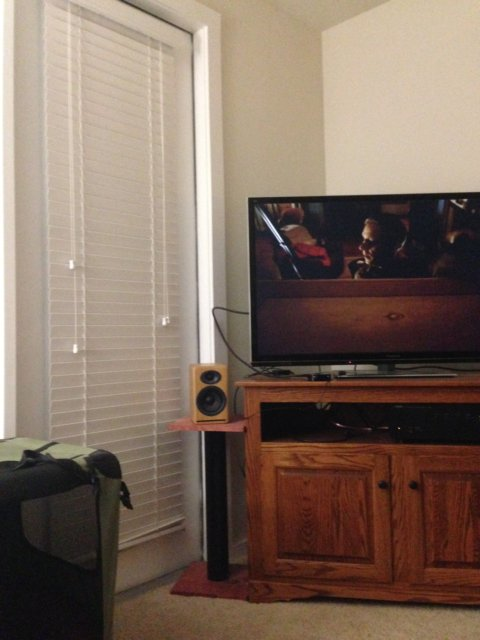
#> input picture room1.jpg, 480 x 640 px, given in place of Image.tif, which was not available
$ jupyter execute Degradation_Function.ipynb
#> lines starting #> are read from the running program, lines starting #| are printed output that depends on the picture; pictures that were not available may be replaced by others from this repository, and a replacement may not be noted
[cell 1]
import cv2
import numpy as np
import matplotlib.pyplot as plt
import math

[cell 2]
from google.colab import files
uploaded = files.upload()
#> the answer given: room1.jpg

[cell 3]
img=cv2.imread('Image.tif',0)
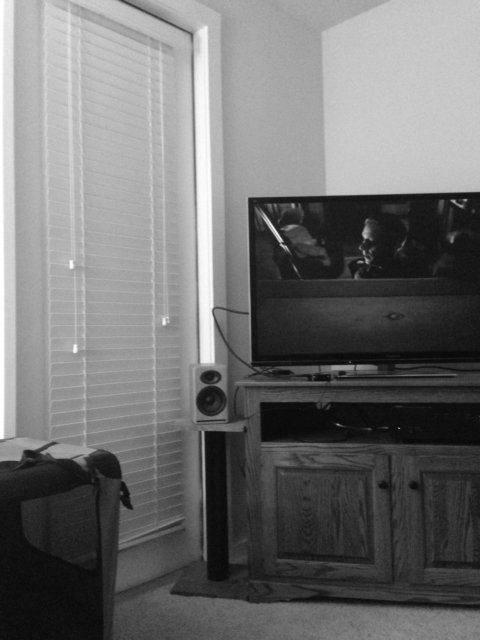
#> img: shape (640, 480); min 2, max 255, mean 112.8
plt.imshow(img)

[cell 4]
#Fourier transform
ft_img=np.fft.fft2(img)
fshift = np.fft.fftshift(ft_img)
magnitude_spectrum = 20*np.log(np.abs(fshift))
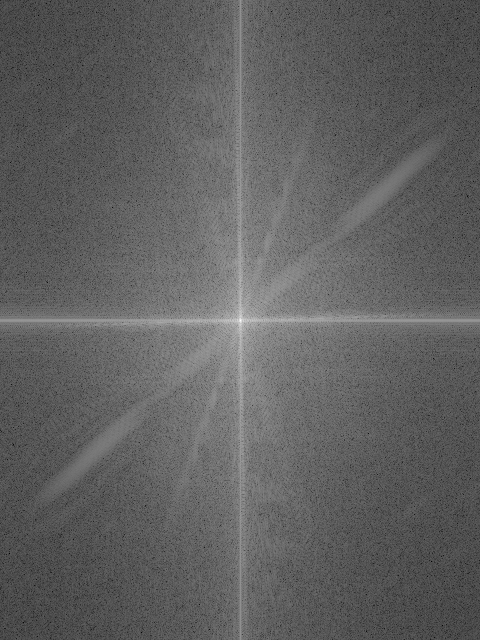
#> magnitude_spectrum: shape (640, 480) float64; min 11.14, max 347.2, mean 138.6; drawn with min black and max white
plt.imshow(magnitude_spectrum)

[cell 5]
#Degradation function
def deg_func(T,a,b,m,n):
#> called with T = 1, a = 0.1, b = 0.1, m = 640, n = 480
  H = np.ones((m,n))*1j
  for i in range(m):
    for j in range(n):
      u=i-m/2
      v=j-n/2
      H[i,j]=T/(math.pi*(a*u+b*v))*math.sin(math.pi*(a*u+b*v))*(math.cos(math.pi*(a*u+b*v))-1j*math.sin(math.pi*(a*u+b*v))) if u+v!=0 else 1
  return H

[cell 6]
H=deg_func(1,0.1,0.1,fshift.shape[0],fshift.shape[1])
G=H*fshift

[cell 7]
#Inverse Transformation function
f_ishift = np.fft.ifftshift(G)
img_back = np.fft.ifft2(f_ishift)
img_back = np.abs(img_back)
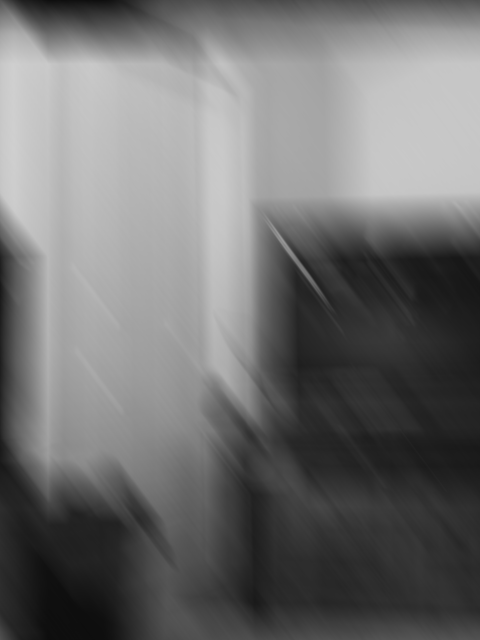
#> img_back: shape (640, 480) float64; min 13.77, max 207.6, mean 112.8
plt.imshow(img_back)

[cell 8]
#Remove bluring
no_blur=G/H
fd_ishift = np.fft.ifftshift(no_blur)
imgd_back = np.fft.ifft2(fd_ishift)
imgd_back = np.abs(imgd_back)
plt.imshow(imgd_back)

$ run again, on room2.jpg
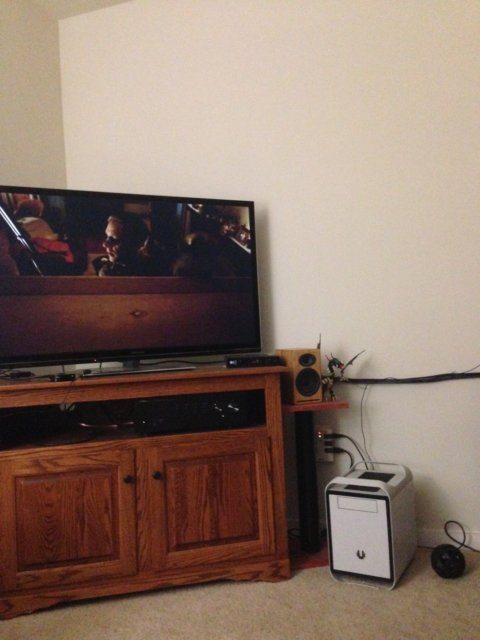
#> input picture room2.jpg, 480 x 640 px, given in place of Image.tif, which was not available
#> `magnitude_spectrum = 20*np.log(np.abs(fshift))`:
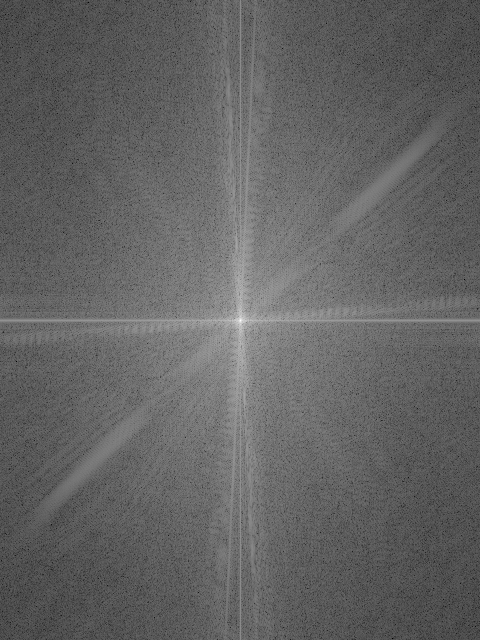
#> magnitude_spectrum: shape (640, 480) float64; min 9.45, max 348.9, mean 142; drawn with min black and max white
#> `img_back = np.abs(img_back)`:
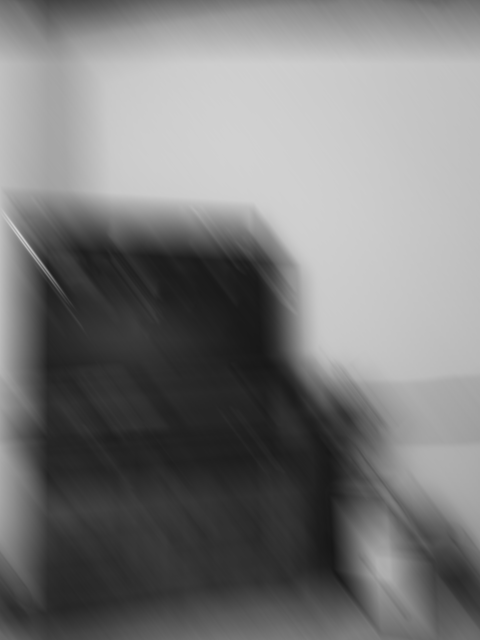
#> img_back: shape (640, 480) float64; min 23.4, max 209.7, mean 122.7

$ run again, on Image3.tif
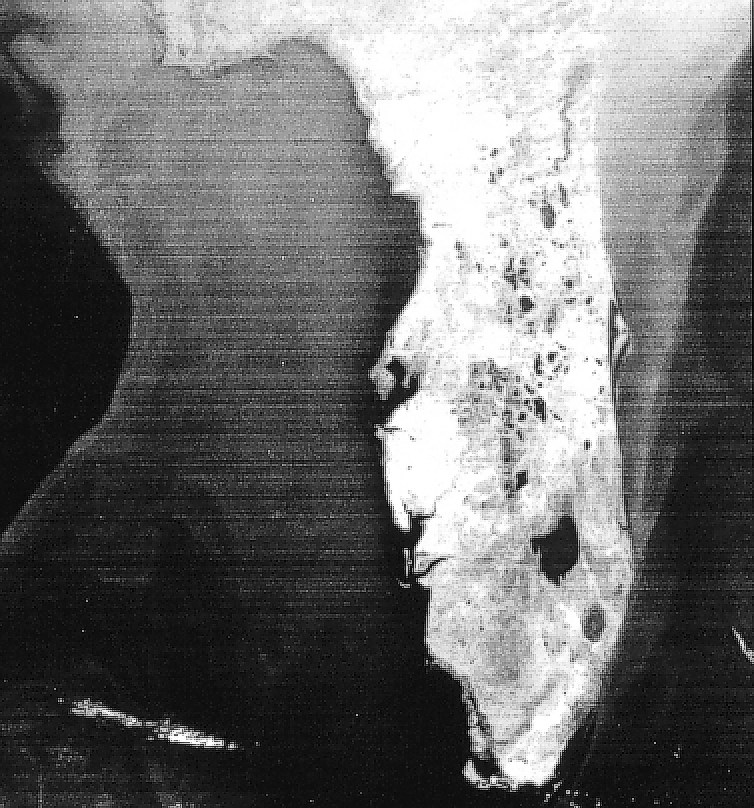
#> input picture Image3.tif, 754 x 808 px, given in place of Image.tif, which was not available
#> img is the input picture: shape (808, 754); min 0, max 255, mean 109.3
#> `magnitude_spectrum = 20*np.log(np.abs(fshift))`:
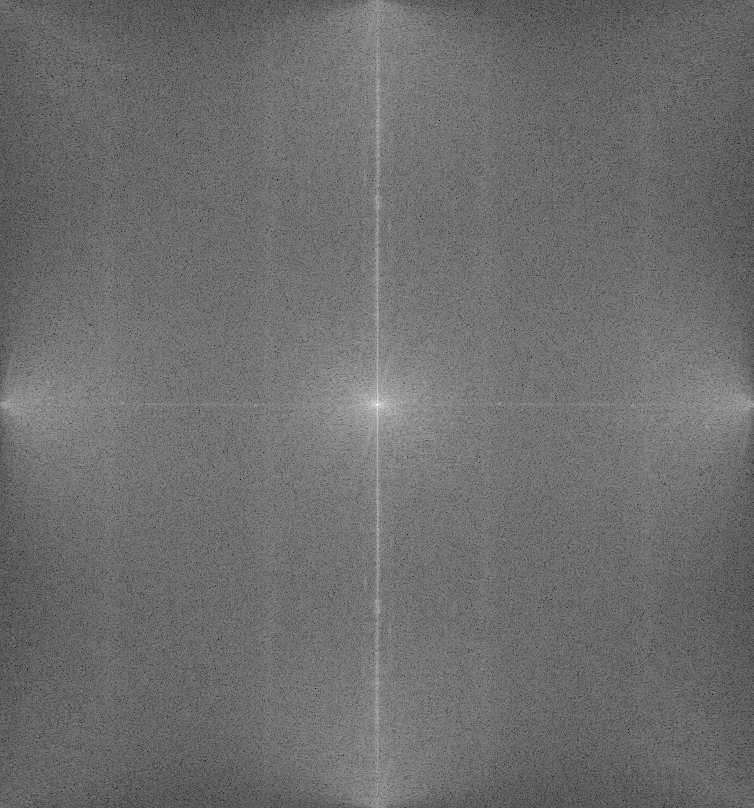
#> magnitude_spectrum: shape (808, 754) float64; min 45.2, max 360.3, mean 181.5; drawn with min black and max white
#> `img_back = np.abs(img_back)`:
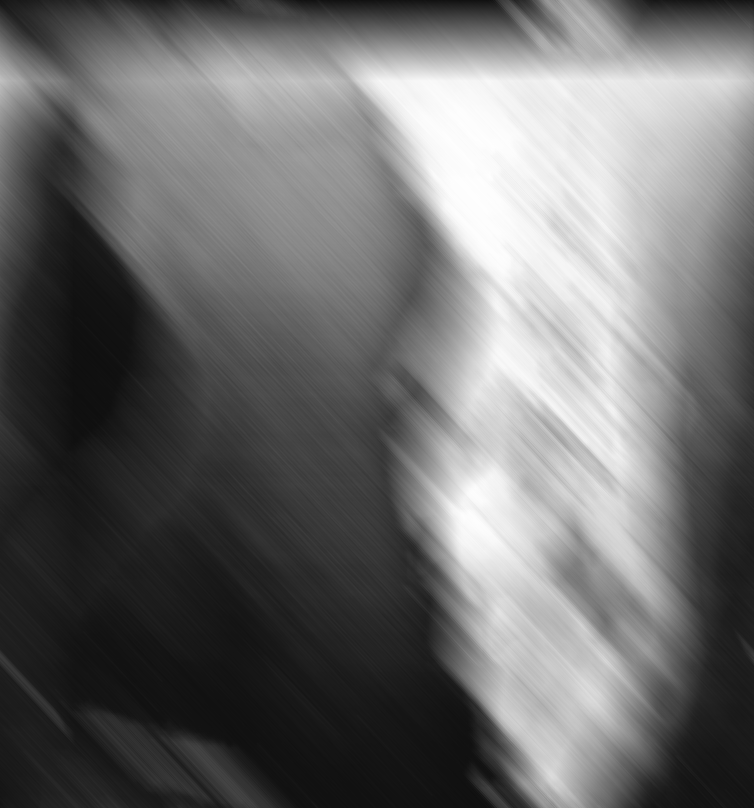
#> img_back: shape (808, 754) float64; min 15.38, max 254.7, mean 109.3
